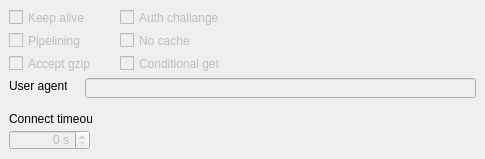
     <widget class="QWidget" name="tab_3">
      <attribute name="title">
       <string>HTTP</string>
      </attribute>
      <widget class="QCheckBox" name="checkBox_HTTPKeepAlive">
       <property name="enabled">
        <bool>false</bool>
       </property>
       <property name="geometry">
        <rect>
         <x>9</x>
         <y>9</y>
         <width>100</width>
         <height>17</height>
        </rect>
       </property>
       <property name="text">
        <string>Keep alive</string>
       </property>
      </widget>
      <widget class="QCheckBox" name="checkBox_HTTPPipelining">
       <property name="enabled">
        <bool>false</bool>
       </property>
       <property name="geometry">
        <rect>
         <x>9</x>
         <y>32</y>
         <width>100</width>
         <height>17</height>
        </rect>
       </property>
       <property name="text">
        <string>Pipelining</string>
       </property>
      </widget>
      <widget class="QCheckBox" name="checkBox_AcceptGzip">
       <property name="enabled">
        <bool>false</bool>
       </property>
       <property name="geometry">
        <rect>
         <x>9</x>
         <y>55</y>
         <width>100</width>
         <height>17</height>
        </rect>
       </property>
       <property name="text">
        <string>Accept gzip</string>
       </property>
      </widget>
      <widget class="QCheckBox" name="checkBox_AuthChallenge">
       <property name="enabled">
        <bool>false</bool>
       </property>
       <property name="geometry">
        <rect>
         <x>120</x>
         <y>9</y>
         <width>100</width>
         <height>17</height>
        </rect>
       </property>
       <property name="text">
        <string>Auth challange</string>
       </property>
      </widget>
      <widget class="QCheckBox" name="checkBox_HTTPNoCache">
       <property name="enabled">
        <bool>false</bool>
       </property>
       <property name="geometry">
        <rect>
         <x>120</x>
         <y>32</y>
         <width>100</width>
         <height>17</height>
        </rect>
       </property>
       <property name="text">
        <string>No cache</string>
       </property>
      </widget>
      <widget class="QLabel" name="label_15">
       <property name="geometry">
        <rect>
         <x>9</x>
         <y>78</y>
         <width>58</width>
         <height>16</height>
        </rect>
       </property>
       <property name="text">
        <string>User agent:</string>
       </property>
       <property name="buddy">
        <cstring>lineEdit_UserAgent</cstring>
       </property>
      </widget>
      <widget class="QLineEdit" name="lineEdit_UserAgent">
       <property name="enabled">
        <bool>false</bool>
       </property>
       <property name="geometry">
        <rect>
         <x>85</x>
         <y>78</y>
         <width>391</width>
         <height>20</height>
        </rect>
       </property>
       <property name="text">
        <string/>
       </property>
      </widget>
      <widget class="QSpinBox" name="spinBox_ConnectTimeout">
       <property name="enabled">
        <bool>false</bool>
       </property>
       <property name="geometry">
        <rect>
         <x>9</x>
         <y>130</y>
         <width>81</width>
         <height>20</height>
        </rect>
       </property>
       <property name="alignment">
        <set>Qt::AlignRight|Qt::AlignTrailing|Qt::AlignVCenter</set>
       </property>
       <property name="suffix">
        <string> s</string>
       </property>
      </widget>
      <widget class="QLabel" name="label_16">
       <property name="geometry">
        <rect>
         <x>9</x>
         <y>111</y>
         <width>83</width>
         <height>16</height>
        </rect>
       </property>
       <property name="text">
        <string>Connect timeout:</string>
       </property>
       <property name="buddy">
        <cstring>spinBox_ConnectTimeout</cstring>
       </property>
      </widget>
      <widget class="QCheckBox" name="checkBox_ConditionalGet">
       <property name="enabled">
        <bool>false</bool>
       </property>
       <property name="geometry">
        <rect>
         <x>120</x>
         <y>55</y>
         <width>100</width>
         <height>17</height>
        </rect>
       </property>
       <property name="text">
        <string>Conditional get</string>
       </property>
      </widget>
     </widget>
